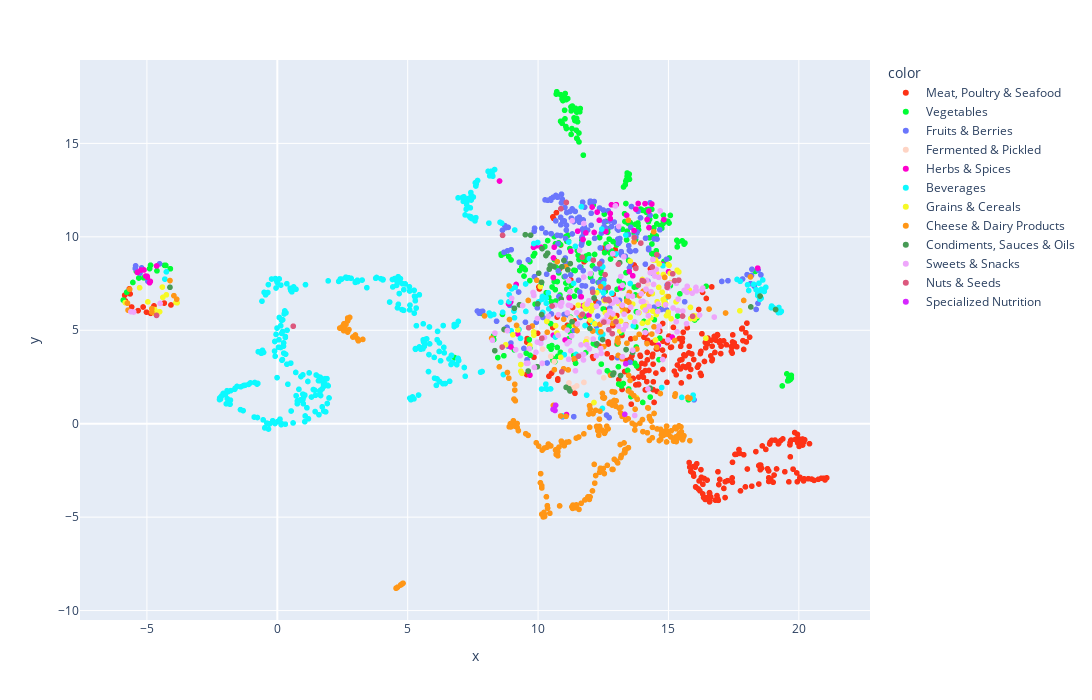

This figure's notebook cell:
### Code cell
import plotly.express as px
fig = px.scatter(x=umap_ebms[:, 0], y=umap_ebms[:, 1], hover_data=[list(range(len(non_misc_df_avg_embs)))] + [non_misc_df_avg_embs[c].values for c in non_misc_df_avg_embs.columns], color=non_misc_df_avg_embs['category'], width=1200, height=700, color_discrete_sequence=px.colors.qualitative.Light24)
fig.write_html('/storage/plzen1/home/romanb/figures/umap_foodomics.html')
fig.show()

### Figure 1 — Plotly figure (JSON) as saved in the notebook; plotly's stock layout.template omitted (floating-point values rounded to 4 significant figures; data arrays with more than 128 entries replaced by an {"elided": "..."} marker saying what was removed)
{"data": [{"customdata": {"elided": "306x5 mixed values"}, "hovertemplate": "color=Meat, Poultry & Seafood<br>x=%{x}<br>y=%{y}<br>hover_data_0=%{customdata[0]}<br>hover_data_1=%{customdata[1]}<br>hover_data_2=%{customdata[2]}<br>hover_data_3=%{customdata[3]}<br>hover_data_4=%{customdata[4]}<extra></extra>", "legendgroup": "Meat, Poultry & Seafood", "marker": {"color": "#FD3216", "symbol": "circle"}, "mode": "markers", "name": "Meat, Poultry & Seafood", "showlegend": true, "type": "scattergl", "x": {"elided": "306 float values"}, "xaxis": "x", "y": {"elided": "306 float values"}, "yaxis": "y"}, {"customdata": {"elided": "286x5 mixed values"}, "hovertemplate": "color=Vegetables<br>x=%{x}<br>y=%{y}<br>hover_data_0=%{customdata[0]}<br>hover_data_1=%{customdata[1]}<br>hover_data_2=%{customdata[2]}<br>hover_data_3=%{customdata[3]}<br>hover_data_4=%{customdata[4]}<extra></extra>", "legendgroup": "Vegetables", "marker": {"color": "#00FE35", "symbol": "circle"}, "mode": "markers", "name": "Vegetables", "showlegend": true, "type": "scattergl", "x": {"elided": "286 float values"}, "xaxis": "x", "y": {"elided": "286 float values"}, "yaxis": "y"}, {"customdata": {"elided": "196x5 mixed values"}, "hovertemplate": "color=Fruits & Berries<br>x=%{x}<br>y=%{y}<br>hover_data_0=%{customdata[0]}<br>hover_data_1=%{customdata[1]}<br>hover_data_2=%{customdata[2]}<br>hover_data_3=%{customdata[3]}<br>hover_data_4=%{customdata[4]}<extra></extra>", "legendgroup": "Fruits & Berries", "marker": {"color": "#6A76FC", "symbol": "circle"}, "mode": "markers", "name": "Fruits & Berries", "showlegend": true, "type": "scattergl", "x": {"elided": "196 float values"}, "xaxis": "x", "y": {"elided": "196 float values"}, "yaxis": "y"}, {"customdata": [[8, "72507_1x_BH9_01_17503", "dulse, organic", 1995, "Fermented & Pickled"], [60, "74058_1x_BF2_01_21383", "california kimchi brine", 2231, "Fermented & Pickled"], [61, "74059_1x_BG2_01_20767", "silly dilly kraut brine", 1838, "Fermented & Pickled"], [159, "G72477_1x_BF2_01_19535", "uncooked tempeh", 2240, "Fermented & Pickled"], [220, "G72748_10x_BE4_01_17837", "red miso paste, vons", 2227, "Fermented & Pickled"], [290, "G73467_5x_RD6_01_19508", "tempeh", 2059, "Fermented & Pickled"], [351, "G73938_5x_RE2_01_19519", "mixed pickled veggies", 1105, "Fermented & Pickled"], [648, "G79173_5x_RD3_01_19505", "raw lentil tempeh", 2135, "Fermented & Pickled"], [792, "G79668_5x_RE8_01_19527", "white miso", 2063, "Fermented & Pickled"], [793, "G79669_1x_BF8_01_19544", "korean miso", 2196, "Fermented & Pickled"], [805, "G79696_5x_RE12_01_19531", "miso, light yellow", 2168, "Fermented & Pickled"], [811, "G79706_5x_RB12_01_19484", "kimchi", 1799, "Fermented & Pickled"], [812, "G79708_5x_RC11_01_19499", "spicy pickled vegetables, jicama", 1944, "Fermented & Pickled"], [820, "G79730_5x_10ul_RG7_01_19561", "Organic Traditional Red Miso - Miso Master Organic - miso paste (very brown)", 2127, "Fermented & Pickled"]], "hovertemplate": "color=Fermented & Pickled<br>x=%{x}<br>y=%{y}<br>hover_data_0=%{customdata[0]}<br>hover_data_1=%{customdata[1]}<br>hover_data_2=%{customdata[2]}<br>hover_data_3=%{customdata[3]}<br>hover_data_4=%{customdata[4]}<extra></extra>", "legendgroup": "Fermented & Pickled", "marker": {"color": "#FED4C4", "symbol": "circle"}, "mode": "markers", "name": "Fermented & Pickled", "showlegend": true, "type": "scattergl", "x": [14.15, 12.66, 10.18, 12.52, 11.39, 11.87, 11.25, 14.21, 11.18, 11.76, 11.48, 10.49, 10.62, 11.22], "xaxis": "x", "y": [6.465, 5.399, 3.993, 2.459, 1.932, 4.54, 5.657, 7.492, 2.181, 2.211, 2.021, 3.604, 3.321, 1.918], "yaxis": "y"}, {"customdata": {"elided": "60x5 mixed values"}, "hovertemplate": "color=Herbs & Spices<br>x=%{x}<br>y=%{y}<br>hover_data_0=%{customdata[0]}<br>hover_data_1=%{customdata[1]}<br>hover_data_2=%{customdata[2]}<br>hover_data_3=%{customdata[3]}<br>hover_data_4=%{customdata[4]}<extra></extra>", "legendgroup": "Herbs & Spices", "marker": {"color": "#FE00CE", "symbol": "circle"}, "mode": "markers", "name": "Herbs & Spices", "showlegend": true, "type": "scattergl", "x": [12.77, 12.07, 14.76, 12.77, 9.825, 12.82, 10.58, 10.62, 8.522, 12.6, 18.42, 13.84, 14.25, 14.25, 11.72, 11.26, 12.35, 14.36, 14.83, 13.75, 14.18, 14.1, 13.4, 14.61, 9.689, 11.52, 13.68, 12.15, 13.63, 13.0, 15.14, 13.16, 11.09, 11.95, 9.919, 10.59, 11.83, 11.04, 9.224, 8.96, 13.5, 8.867, 8.947, 9.159, 10.59, 10.12, 11.72, 12.26, 15.0, 11.66, 11.19, -4.983, -5.048, -4.897, -4.868, -4.992, -5.226, -5.369, -4.628, -5.113], "xaxis": "x", "y": [10.98, 11.59, 8.528, 11.25, 9.438, 11.72, 7.82, 9.448, 12.99, 10.28, 8.325, 11.78, 10.49, 11.38, 9.859, 9.229, 10.89, 11.76, 10.92, 11.48, 10.92, 11.78, 11.16, 4.197, 2.598, 10.3, 10.33, 10.24, 7.914, 11.72, 4.635, 7.269, 0.4887, 5.801, 9.514, 4.735, 10.21, 4.479, 4.802, 4.106, 8.137, 6.416, 6.517, 7.45, 8.87, 9.434, 6.306, 11.32, 8.135, 6.79, 6.734, 7.839, 7.902, 7.543, 7.615, 7.888, 8.223, 8.097, 8.441, 8.226], "yaxis": "y"}, {"customdata": {"elided": "387x5 mixed values"}, "hovertemplate": "color=Beverages<br>x=%{x}<br>y=%{y}<br>hover_data_0=%{customdata[0]}<br>hover_data_1=%{customdata[1]}<br>hover_data_2=%{customdata[2]}<br>hover_data_3=%{customdata[3]}<br>hover_data_4=%{customdata[4]}<extra></extra>", "legendgroup": "Beverages", "marker": {"color": "#0DF9FF", "symbol": "circle"}, "mode": "markers", "name": "Beverages", "showlegend": true, "type": "scattergl", "x": {"elided": "387 float values"}, "xaxis": "x", "y": {"elided": "387 float values"}, "yaxis": "y"}, {"customdata": {"elided": "99x5 mixed values"}, "hovertemplate": "color=Grains & Cereals<br>x=%{x}<br>y=%{y}<br>hover_data_0=%{customdata[0]}<br>hover_data_1=%{customdata[1]}<br>hover_data_2=%{customdata[2]}<br>hover_data_3=%{customdata[3]}<br>hover_data_4=%{customdata[4]}<extra></extra>", "legendgroup": "Grains & Cereals", "marker": {"color": "#F6F926", "symbol": "circle"}, "mode": "markers", "name": "Grains & Cereals", "showlegend": true, "type": "scattergl", "x": [12.14, -4.513, -4.39, -4.254, -4.966, -4.713, -5.834, -3.842, -3.885, -4.706, 14.18, 10.67, 15.06, 13.54, 14.92, 14.02, 15.8, 14.54, 15.84, 13.63, 14.4, 14.2, 15.1, 17.74, 15.07, 14.5, 10.87, 13.3, 10.72, 14.63, 16.44, 13.77, 14.99, 13.87, 15.02, 14.76, 14.84, 14.33, 14.38, 15.4, 14.64, 14.53, 14.8, 14.41, 14.99, 14.85, 14.09, 14.0, 14.87, 14.92, 14.21, 15.33, 14.51, 13.53, 14.57, 16.11, 15.85, 14.89, 15.99, 14.98, 15.29, 15.97, 10.09, 14.81, 14.0, 11.89, 12.57, 11.39, 13.25, 11.84, 11.99, 13.17, 9.84, 10.33, 9.828, 12.54, 9.337, 9.683, 8.762, 9.339, 9.379, 9.033, 9.227, 12.08, 12.93, 11.54, 12.18, 13.13, 13.09, 11.83, 11.81, 12.25, 11.78, 11.95, 12.1, -4.409, -5.28, 12.63, 12.04], "xaxis": "x", "y": [1.134, 5.99, 6.76, 6.895, 6.52, 5.91, 6.48, 6.468, 6.488, 6.11, 6.04, 5.248, 7.546, 5.7, 5.782, 6.233, 7.145, 8.049, 6.223, 6.401, 6.022, 5.42, 5.622, 6.041, 8.045, 4.479, 3.556, 5.969, 4.848, 7.296, 4.573, 1.396, 8.52, 5.937, 8.473, 7.037, 6.501, 5.666, 6.958, 8.12, 8.551, 5.838, 6.645, 8.758, 5.964, 6.358, 6.297, 5.374, 6.483, 6.804, 6.247, 8.211, 8.759, 8.695, 6.527, 5.757, 5.627, 6.423, 5.608, 5.82, 6.519, 5.782, 7.335, 7.983, 7.718, 6.266, 5.942, 5.258, 6.004, 4.385, 5.543, 5.488, 4.74, 5.482, 4.91, 6.593, 3.164, 4.191, 4.225, 2.806, 2.702, 4.756, 5.018, 6.314, 5.655, 6.343, 5.341, 4.958, 6.433, 6.145, 6.381, 7.014, 6.308, 6.463, 6.208, 7.311, 7.274, 6.592, 6.031], "yaxis": "y"}, {"customdata": {"elided": "285x5 mixed values"}, "hovertemplate": "color=Cheese & Dairy Products<br>x=%{x}<br>y=%{y}<br>hover_data_0=%{customdata[0]}<br>hover_data_1=%{customdata[1]}<br>hover_data_2=%{customdata[2]}<br>hover_data_3=%{customdata[3]}<br>hover_data_4=%{customdata[4]}<extra></extra>", "legendgroup": "Cheese & Dairy Products", "marker": {"color": "#FF9616", "symbol": "circle"}, "mode": "markers", "name": "Cheese & Dairy Products", "showlegend": true, "type": "scattergl", "x": {"elided": "285 float values"}, "xaxis": "x", "y": {"elided": "285 float values"}, "yaxis": "y"}, {"customdata": {"elided": "42x5 mixed values"}, "hovertemplate": "color=Condiments, Sauces & Oils<br>x=%{x}<br>y=%{y}<br>hover_data_0=%{customdata[0]}<br>hover_data_1=%{customdata[1]}<br>hover_data_2=%{customdata[2]}<br>hover_data_3=%{customdata[3]}<br>hover_data_4=%{customdata[4]}<extra></extra>", "legendgroup": "Condiments, Sauces & Oils", "marker": {"color": "#479B55", "symbol": "circle"}, "mode": "markers", "name": "Condiments, Sauces & Oils", "showlegend": true, "type": "scattergl", "x": [11.08, 11.18, 10.91, 10.88, 12.87, 12.9, 19.11, 9.715, 14.3, 10.13, 13.63, 10.02, 9.511, 11.99, 18.51, 18.16, 10.43, 10.61, 10.47, 12.26, 10.3, 9.986, 12.47, 10.37, 11.14, 11.3, 10.16, 11.24, 13.16, 10.99, 13.13, 8.342, 8.695, 9.622, 13.37, 9.093, 9.288, 11.22, 10.13, 12.15, 9.971, -4.116], "xaxis": "x", "y": [1.946, 1.87, 8.396, 6.672, 2.624, 2.713, 6.107, 10.09, 1.9, 7.568, 3.814, 8.053, 10.11, 5.096, 6.829, 6.249, 8.269, 8.413, 8.483, 4.268, 9.0, 6.416, 4.504, 9.127, 8.234, 5.458, 9.371, 8.567, 2.577, 8.737, 8.616, 3.907, 5.044, 2.819, 3.966, 6.176, 6.361, 1.752, 5.841, 6.722, 3.047, 7.3], "yaxis": "y"}, {"customdata": {"elided": "141x5 mixed values"}, "hovertemplate": "color=Sweets & Snacks<br>x=%{x}<br>y=%{y}<br>hover_data_0=%{customdata[0]}<br>hover_data_1=%{customdata[1]}<br>hover_data_2=%{customdata[2]}<br>hover_data_3=%{customdata[3]}<br>hover_data_4=%{customdata[4]}<extra></extra>", "legendgroup": "Sweets & Snacks", "marker": {"color": "#EEA6FB", "symbol": "circle"}, "mode": "markers", "name": "Sweets & Snacks", "showlegend": true, "type": "scattergl", "x": {"elided": "141 float values"}, "xaxis": "x", "y": {"elided": "141 float values"}, "yaxis": "y"}, {"customdata": {"elided": "41x5 mixed values"}, "hovertemplate": "color=Nuts & Seeds<br>x=%{x}<br>y=%{y}<br>hover_data_0=%{customdata[0]}<br>hover_data_1=%{customdata[1]}<br>hover_data_2=%{customdata[2]}<br>hover_data_3=%{customdata[3]}<br>hover_data_4=%{customdata[4]}<extra></extra>", "legendgroup": "Nuts & Seeds", "marker": {"color": "#DC587D", "symbol": "circle"}, "mode": "markers", "name": "Nuts & Seeds", "showlegend": true, "type": "scattergl", "x": [13.94, 13.69, -4.631, 15.16, 14.95, 14.05, 15.39, 15.24, 15.93, 14.56, 12.71, 12.36, 12.12, 14.38, 15.54, 12.99, 12.85, 11.55, 13.08, 12.57, 12.69, 10.91, 11.69, 11.7, 12.73, 10.54, 9.639, 11.08, 10.14, 12.52, 12.1, 8.623, 13.99, 13.75, 12.59, 12.7, 13.85, 0.611, 8.638, 10.87, 14.98], "xaxis": "x", "y": [9.665, 9.962, 5.795, 8.021, 7.301, 7.618, 7.683, 7.654, 5.748, 9.049, 5.03, 8.555, 8.752, 8.389, 5.758, 5.459, 4.82, 3.611, 8.537, 7.976, 7.291, 2.777, 8.911, 5.857, 6.591, 6.297, 5.139, 11.84, 4.572, 5.438, 7.031, 4.099, 7.658, 8.309, 6.636, 6.653, 7.411, 5.216, 10.08, 11.5, 7.466], "yaxis": "y"}, {"customdata": [[887, "G83348_1x_BF9_01_21898", "PediaSure Grow & Gain, vanilla flavored formula", 1232, "Specialized Nutrition"], [888, "G83349_1x_BG9_01_21904", "PediaSure Grow & Gain with Fiber, vanilla flavored formula", 1152, "Specialized Nutrition"], [892, "G83358_1x_BH10_01_21910", "Peptamen Junior, HP, peptide-based formula expiration date 2018-02-07", 1823, "Specialized Nutrition"], [894, "G83360_1x_BB11_01_21879", "PediaSure complete, Balanced Nutrition, Vanilla flavor, canned", 1348, "Specialized Nutrition"], [1188, "G87514_1x_BB5_01_26383", "strawberry protein shake", 2147, "Specialized Nutrition"]], "hovertemplate": "color=Specialized Nutrition<br>x=%{x}<br>y=%{y}<br>hover_data_0=%{customdata[0]}<br>hover_data_1=%{customdata[1]}<br>hover_data_2=%{customdata[2]}<br>hover_data_3=%{customdata[3]}<br>hover_data_4=%{customdata[4]}<extra></extra>", "legendgroup": "Specialized Nutrition", "marker": {"color": "#D626FF", "symbol": "circle"}, "mode": "markers", "name": "Specialized Nutrition", "showlegend": true, "type": "scattergl", "x": [10.65, 10.58, 13.32, 10.67, 13.36], "xaxis": "x", "y": [0.7084, 0.7664, 0.501, 0.9846, 3.206], "yaxis": "y"}], "layout": {"height": 700, "legend": {"title": {"text": "color"}, "tracegroupgap": 0}, "margin": {"t": 60}, "width": 1200, "xaxis": {"anchor": "y", "domain": [0, 1], "title": {"text": "x"}}, "yaxis": {"anchor": "x", "domain": [0, 1], "title": {"text": "y"}}}}
